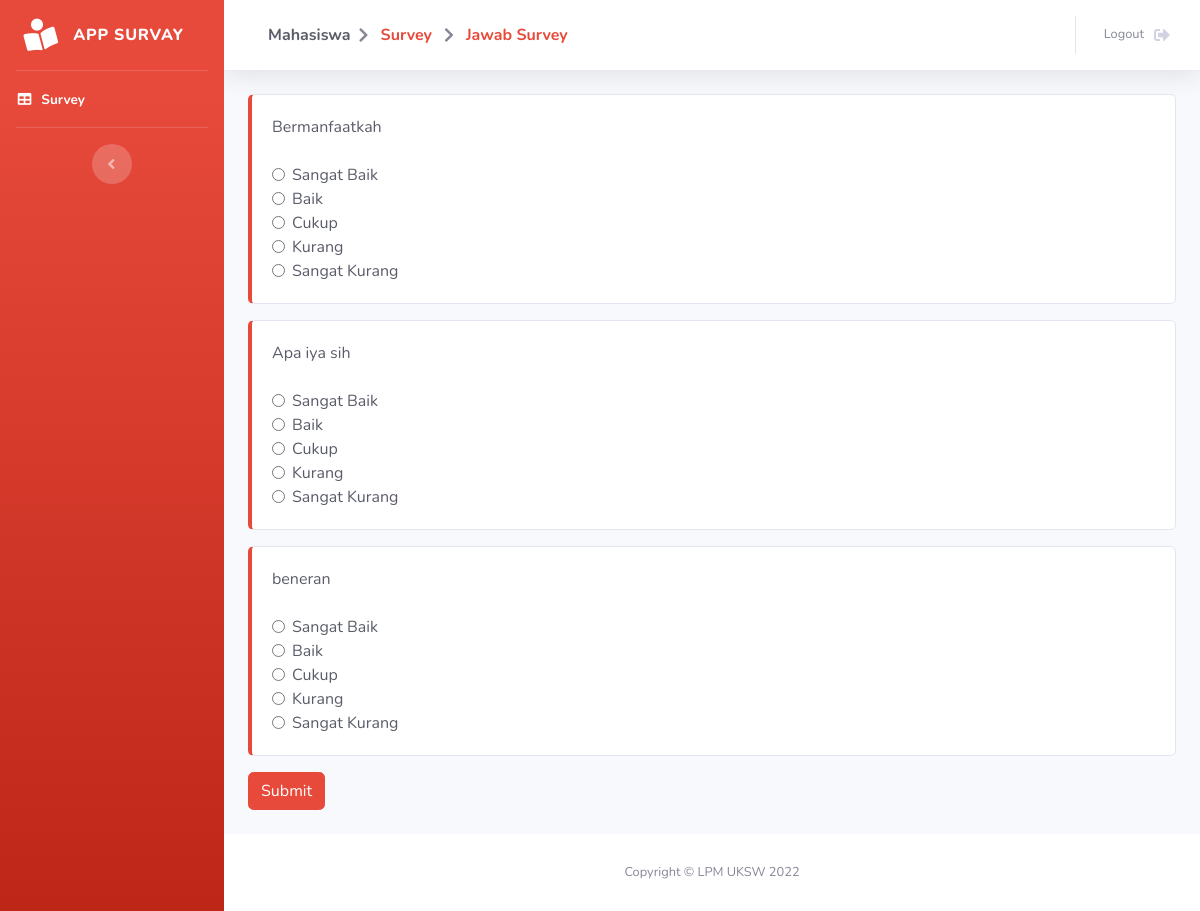
Page /pages/pegawai/jawabSurvey.php?id_survey=9 (signed in) on the earlier database version.
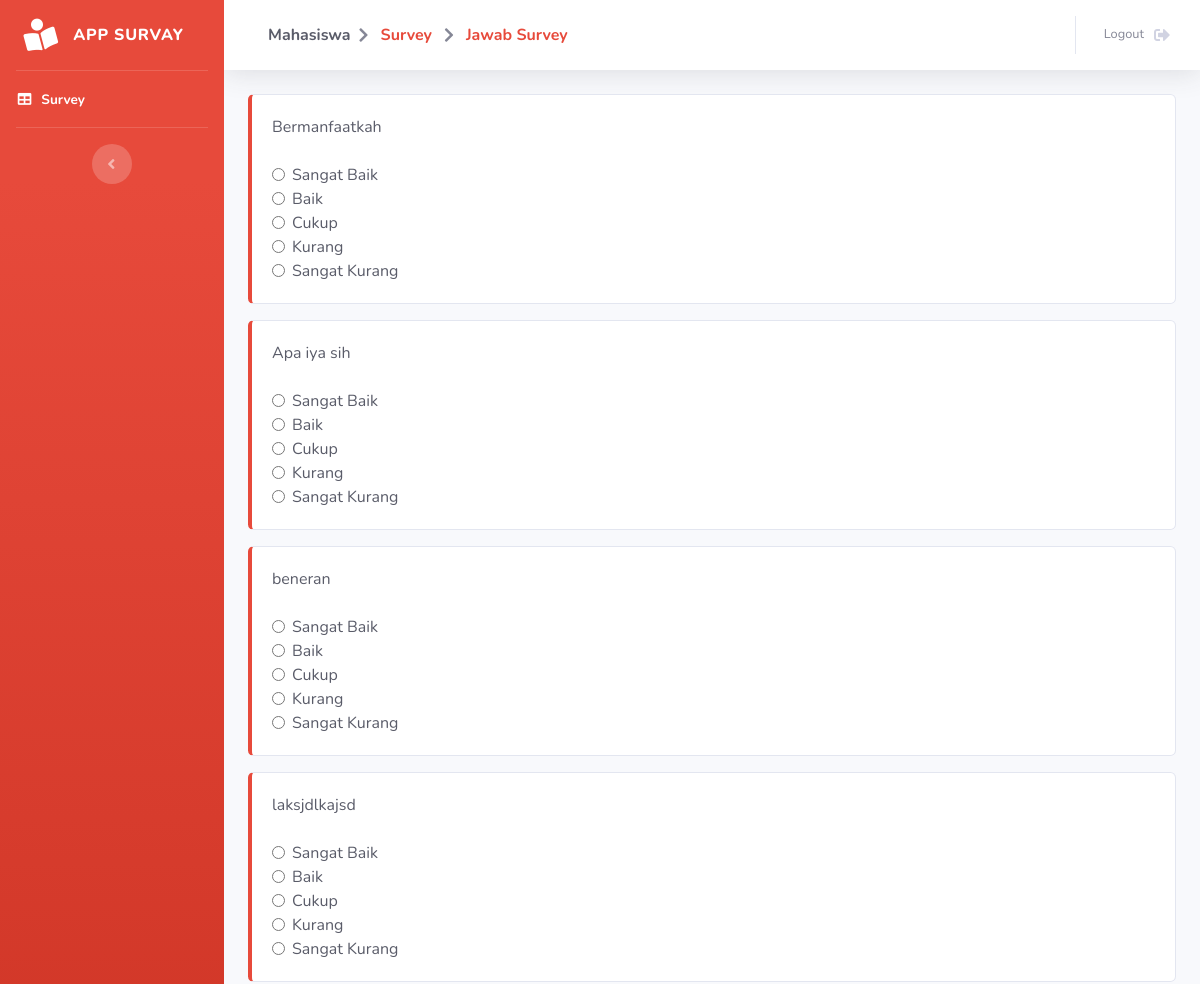
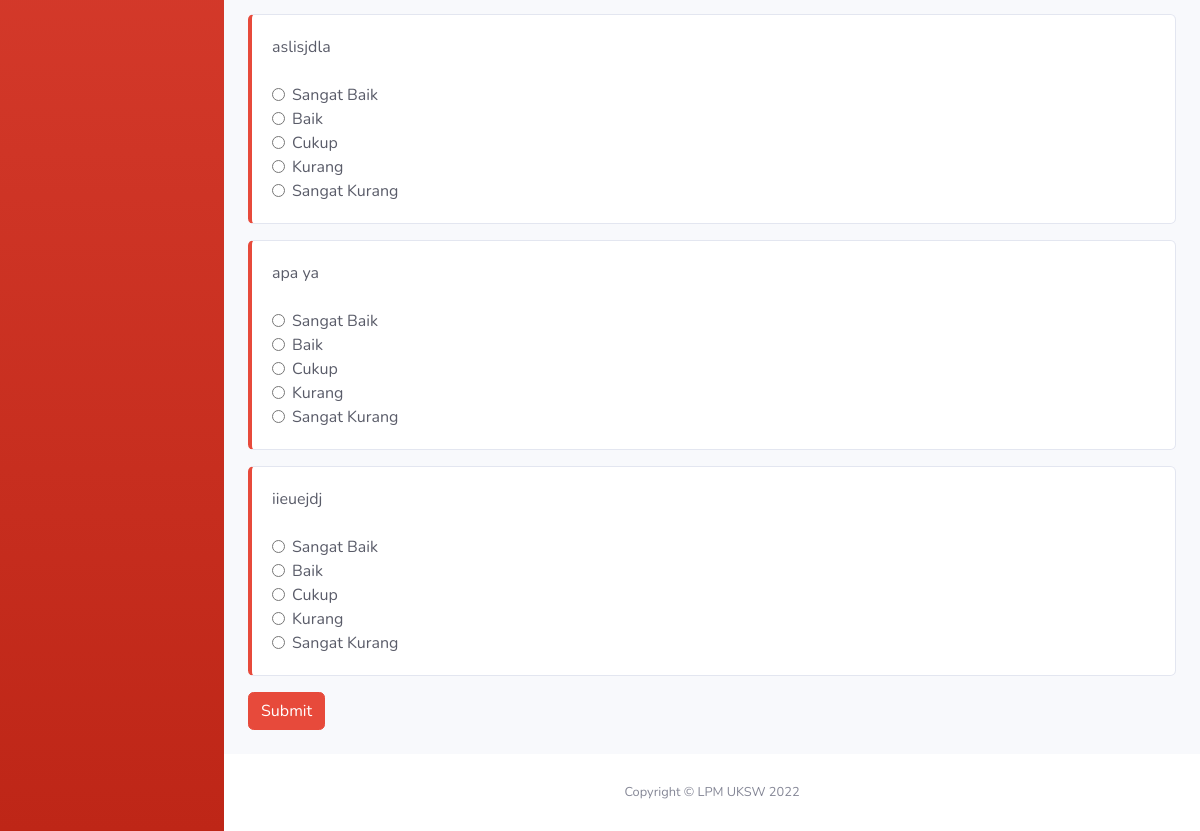
Same page on the later database version (2 pictures, top to bottom).
### tables this page shows
CREATE TABLE `pertanyaan` (
  `id_pertanyaan` int(15) NOT NULL,
  `pertanyaan` text NOT NULL,
  `id_survey` int(15) NOT NULL
);

### functions/pegawaiFunction.php (called while the page is built, shortened)
<?php
require_once 'config.php';
function getPertanyaan($id){
    global $con;
    $hasil = array();
    $sql = "SELECT * FROM pertanyaan WHERE id_survey = :id";
    try {
        $stmt = $con->prepare($sql);
        $stmt->bindValue(':id', $id, PDO::PARAM_INT);
        $stmt->execute();
        $stmt->setFetchMode(PDO::FETCH_ASSOC);
        $rs = $stmt->fetchAll();
        if ($rs != null) {
            $i=0;
            foreach($rs as $val){
                $hasil[$i]['pertanyaan']    = $val['pertanyaan'];
                $hasil[$i]['id']            = $val['id_pertanyaan'];
                $i++;
            }
        }
    } catch (Exception $e) {
        echo 'Error getPertanyaan = '.$e->getMessage();
    }
    return $hasil;
}
?>

### pages/pegawai/jawabSurvey.php (the view, shortened to what the changed rows need)
<?php
require_once '../../functions/pegawaiFunction.php';
$id = $_GET['id_survey'];
$pertanyaan = getPertanyaan($id);
?>
<!DOCTYPE html>
<html lang="en">
<head>
    <link href="../../assets/vendor/fontawesome-free/css/all.min.css" rel="stylesheet" type="text/css">
    <link href="../../assets/css/sb-admin-2.min.css" rel="stylesheet">
    <link href="../../assets/vendor/datatables/dataTables.bootstrap4.min.css" rel="stylesheet">
</head>
<body id="page-top">
    <div id="wrapper">
        <div id="content-wrapper" class="d-flex flex-column">
            <div id="content">
                <div class="container-fluid">
                     <div class="row">
                        <div class="col-lg-12">
                            <form method="post">
                            <?php $i = 1;foreach ($pertanyaan as $key => $val) {?>
                            <div class="card mb-3 border-left-danger">
                                <div class="card-body justify-content-between">
                                    <div class="text-gray-800">
                                        <?=$val['pertanyaan']?>
                                    </div>
                                    <br>
                                    <div class="text-gray-800">
                                        <div class="form-check">
                                            <input type="radio" name="jawaban<?=$i?>" value="5" id="r5" class="form-check-input" required/>
                                            <label class="form-check-label" for="r5">Sangat Baik</label>
                                        </div>
                                        <div class="form-check">
                                            <input type="radio" name="jawaban<?=$i?>" value="4" id="r4" class="form-check-input" required/>
                                            <label class="form-check-label" for="r4">Baik</label>
                                        </div>
                                        <div class="form-check">
                                            <input type="radio" name="jawaban<?=$i?>" value="3" id="r3" class="form-check-input" required/>
                                            <label class="form-check-label" for="r3">Cukup</label>
                                        </div>
                                        <div class="form-check">
                                            <input type="radio" name="jawaban<?=$i?>" value="2" id="r2" class="form-check-input" required/>
                                            <label class="form-check-label" for="r2">Kurang</label>
                                        </div>
                                        <div class="form-check">
                                            <input type="radio" name="jawaban<?=$i?>" value="1" id="r1" class="form-check-input" required/>
                                            <label class="form-check-label" for="r1">Sangat Kurang</label>
                                        </div>
                                    </div>
                                </div>
                            </div>
                            <?php $i++;}?>
                            </form>
                        </div>
                    </div>
                </div>
            </div>
            <br>
        </div>
    </div>
</body>
</html>

Differences in the rows shown:
added pertanyaan: pertanyaan "laksjdlkajsd"
added pertanyaan: pertanyaan "aslisjdla"
added pertanyaan: pertanyaan "apa ya"
added pertanyaan: pertanyaan "iieuejdj"
